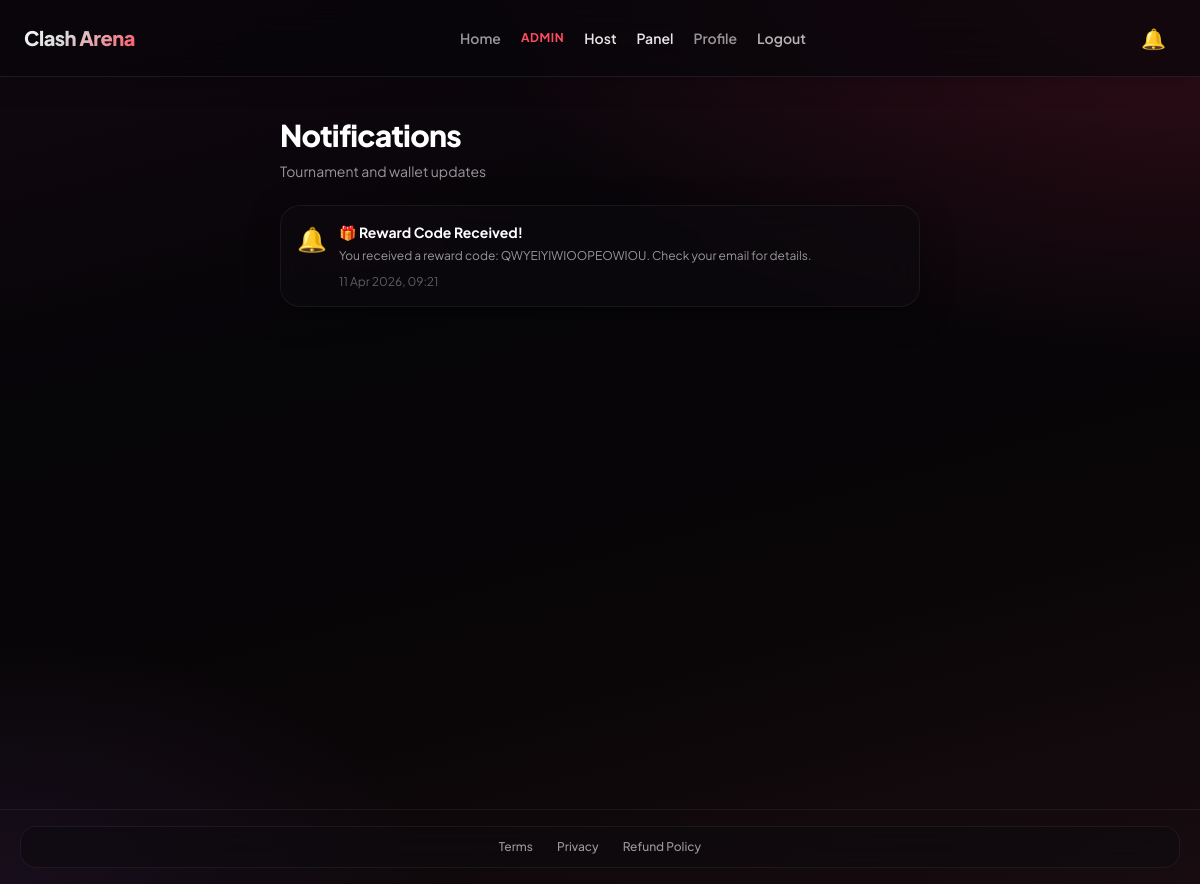
The app's page /notifications/ (signed in) with its own data.
### core/models.py (models this page shows, shortened)
class Notification(models.Model):
    TYPE_CHOICES = [
        ('tournament_start', 'Tournament Started'),
        ('tournament_end', 'Tournament Ended'),
        ('tournament_cancel', 'Tournament Cancelled'),
        ('result_uploaded', 'Result Uploaded'),
        ('wallet_credit', 'Wallet Credit'),
        ('general', 'General'),
    ]
    user = models.ForeignKey(User, on_delete=models.CASCADE, related_name='notifications')
    notification_type = models.CharField(max_length=30, choices=TYPE_CHOICES, default='general')
    title = models.CharField(max_length=200)
    message = models.TextField()
    tournament = models.ForeignKey(Tournament, on_delete=models.CASCADE, null=True, blank=True)
    is_read = models.BooleanField(default=False)
    created_at = models.DateTimeField(auto_now_add=True)

### core/views.py (the view)
# urls.py: path('notifications/', notifications_view, name='notifications'),
@login_required
def notifications_view(request):
    notifications = Notification.objects.filter(
        user=request.user
    ).order_by('-created_at')[:50]
    Notification.objects.filter(user=request.user, is_read=False).update(is_read=True)
    return render(request, 'notifications.html', {
        'notifications': notifications
    })

### core/context_processors.py (called while the page is built)
def unread_notifications(request):
    if request.user.is_authenticated:
        count = Notification.objects.filter(
            user=request.user, is_read=False
        ).count()
        return {'unread_count': count}
    return {'unread_count': 0}

### templates/notifications.html (shortened to what this page needs)
{% extends "base.html" %}
{% block content %}
<div class="max-w-2xl mx-auto px-3 sm:px-4 py-6 sm:py-10">
    <h1 class="text-2xl sm:text-3xl font-extrabold text-white mb-2 tracking-tight">Notifications</h1>
    <p class="ca-muted text-sm mb-6">Tournament and wallet updates</p>
    <div class="space-y-3">
        {% for n in notifications %}
        <div class="ca-glass p-4 relative overflow-hidden transition border {% if not n.is_read %}border-ca-accent/35 shadow-[0_0_24px_rgba(255,77,94,0.12)]{% else %}border-white/[0.06]{% endif %}">
            <div class="flex items-start gap-3 pr-4">
                <div class="text-2xl flex-shrink-0">
                    {% if n.notification_type == 'tournament_start' %}🔴
                    {% elif n.notification_type == 'tournament_end' %}🏆
                    {% elif n.notification_type == 'tournament_cancel' %}❌
                    {% elif n.notification_type == 'result_uploaded' %}📸
                    {% elif n.notification_type == 'wallet_credit' %}💰
                    {% else %}🔔
                    {% endif %}
                </div>
                <div class="flex-1 min-w-0">
                    <p class="text-white font-bold text-sm">{{ n.title }}</p>
                    <p class="ca-muted text-xs mt-1 leading-relaxed">{{ n.message }}</p>
                    <div class="flex flex-wrap items-center gap-3 mt-2">
                        <p class="text-white/35 text-xs">{{ n.created_at|date:"d M Y, H:i" }}</p>
                    </div>
                </div>
            </div>
        </div>
        {% empty %}
        <div class="ca-glass px-5 py-10 text-center">
            <p class="ca-muted text-sm">No notifications yet.</p>
        </div>
        {% endfor %}
    </div>
</div>
{% endblock %}

### templates/base.html (style rules this page uses)
:root { --ca-accent: #ff4d5e; --ca-accent-hover: #ff6b7a; --ca-glass: rgba(14, 11, 16, 0.62); --ca-glass-border: rgba(255, 255, 255, 0.08); --ca-text-muted: rgba(255, 255, 255, 0.58); }
html { height: 100%; -webkit-tap-highlight-color: transparent; }
html, body { overflow-x: hidden; max-width: 100vw; }
body { min-height: 100%; height: 100%; font-family: 'Plus Jakarta Sans', system-ui, sans-serif; color: #f4f4f5; background-color: var(--ca-deep, #060508); background-image: radial-gradient(ellipse 120% 80% at 100% 0%, rgba(90, 20, 40, 0.55) 0%, transparent 50%), radial-gradient(ellipse 80% 60% at 0% 100%, rgba(25, 15, 30, 0.9) 0%, transparent 45%), linear-gradient(165deg, #120810 0%, #060508 35%, #0a0608 70%, #180c10 100%); background-attachment: fixed; }
.ca-glass { background: var(--ca-glass); backdrop-filter: blur(20px); -webkit-backdrop-filter: blur(20px); border: 1px solid var(--ca-glass-border); border-radius: 1.25rem; box-shadow: 0 8px 32px rgba(0, 0, 0, 0.35); }
.ca-muted { color: var(--ca-text-muted); }

### records on screen
Notification: title "🎁 Reward Code Received!", message "You received a reward code: QWYEIYIWIOOPEOWIOU. Check your email for details.", created_at "11 Apr 2026, 09:21"
